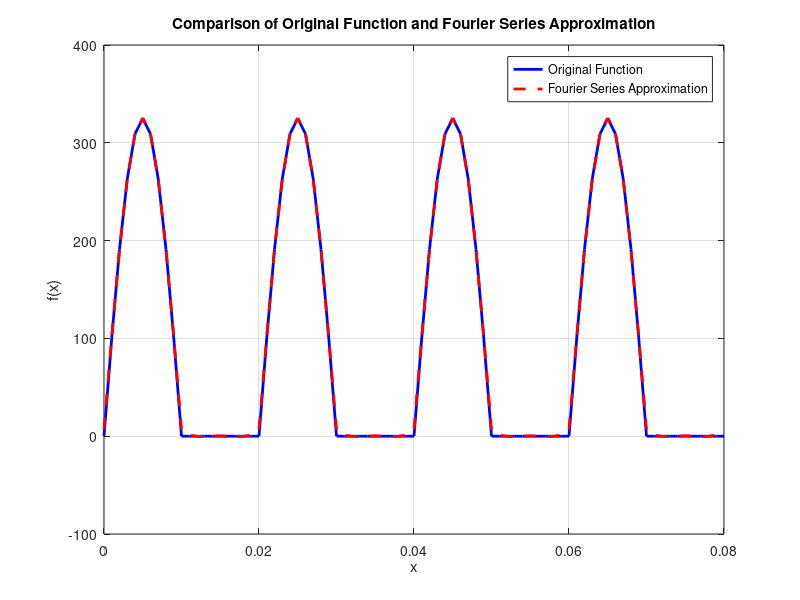

MATLAB code for this plot:
clc;
clear all;


% Define the period and the range for x
T = 0.020;      % Period of the periodic function
x = 0:0.001:0.080; % Range of x values
f=50;
% Define the given piecewise function
%f = @(x) (2 - (x/2).^2).*(x >= 0 & x < 2) + (1).*(x >= -2 & x < 0);
f = @(x) 325.*sin(2.*pi.*f.*x).*( 2.*pi.*f.*x <= pi* ( mod(floor(x/(T/2)),2)==0) .*ceil(x/(T/2))  );
% Number of terms in the Fourier series
N = 15;
% Calculate the Fourier series coefficients (an and bn)
a0 = (2*1/T) * integral(@(x) f(x), 0, T);
an = zeros(1, N);
bn = zeros(1, N);
for n = 1:N    
    an(n) = (2*1/T) * integral(@(x) f(x).*cos(n*pi*x/0.01), 0, T);
    bn(n) = (2*1/T) * integral(@(x) f(x).*sin(n*pi*x/0.01), 0, T);
end
% Create the Fourier series approximation
F = a0/2;
for n = 1:N
    F = F + an(n) * cos(n*pi*x/0.01) + bn(n) * sin(n*pi*x/0.01);
end
% Plot the original function and its Fourier series approximation
figure;
plot(x, f(x), 'b', 'LineWidth', 2, 'DisplayName', 'Original Function');
hold on;
plot(x, F, 'r--', 'LineWidth', 2, 'DisplayName', 'Fourier Series Approximation');
xlabel('x');
ylabel('f(x)');
title('Comparison of Original Function and Fourier Series Approximation');
legend('show');
grid on;

% y = 325*sin(314*t)
%  syms m
%  syms s
%  syms t
% y = 506.9/2+0*cos(1*pi*m/0.01) +  162.50* sin(1*pi*m/0.01)-68.96*cos(2*pi*m/0.01)-13.79*cos(4*pi*m/0.01);

%yy =  206.9/2+0*cos(1*pi*x/0.01) +  162.50* sin(1*pi*x/0.01)-68.96*cos(2*pi*x/0.01)-13.79*cos(4*pi*x/0.01);
%plot(x,yy)
% O = laplace(y)*1/(1+0.01*s)
 %out = ilaplace(O)
 %syms(out,t, x)
% laplace(325*sin(314*t))
